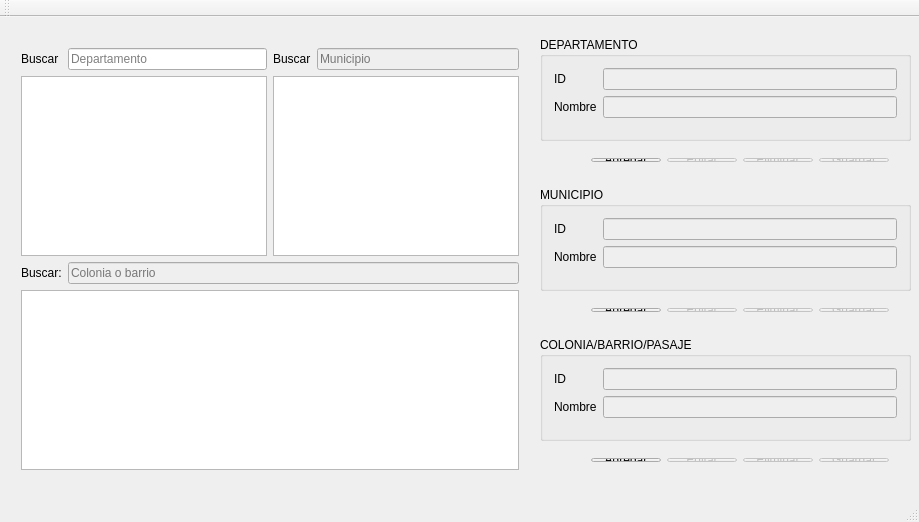
<?xml version="1.0" encoding="UTF-8"?>
<ui version="4.0">
 <class>MainWindow</class>
 <widget class="QMainWindow" name="MainWindow">
  <property name="geometry">
   <rect>
    <x>0</x>
    <y>0</y>
    <width>919</width>
    <height>522</height>
   </rect>
  </property>
  <property name="windowTitle">
   <string>Localidades</string>
  </property>
  <widget class="QWidget" name="centralWidget">
   <widget class="QGroupBox" name="groupBox">
    <property name="geometry">
     <rect>
      <x>540</x>
      <y>20</y>
      <width>371</width>
      <height>104</height>
     </rect>
    </property>
    <property name="title">
     <string>DEPARTAMENTO</string>
    </property>
    <layout class="QFormLayout" name="formLayout">
     <item row="0" column="0">
      <widget class="QLabel" name="label_4">
       <property name="text">
        <string>ID</string>
       </property>
      </widget>
     </item>
     <item row="0" column="1">
      <widget class="QLineEdit" name="id">
       <property name="enabled">
        <bool>false</bool>
       </property>
      </widget>
     </item>
     <item row="3" column="0">
      <widget class="QLabel" name="label_5">
       <property name="text">
        <string>Nombre</string>
       </property>
      </widget>
     </item>
     <item row="3" column="1">
      <widget class="QLineEdit" name="name">
       <property name="enabled">
        <bool>false</bool>
       </property>
      </widget>
     </item>
    </layout>
   </widget>
   <widget class="QWidget" name="layoutWidget">
    <property name="geometry">
     <rect>
      <x>10</x>
      <y>20</y>
      <width>520</width>
      <height>444</height>
     </rect>
    </property>
    <layout class="QGridLayout" name="gridLayout">
     <item row="0" column="0">
      <widget class="QLabel" name="label">
       <property name="text">
        <string>Buscar</string>
       </property>
      </widget>
     </item>
     <item row="0" column="1">
      <widget class="QLineEdit" name="searchDepartment">
       <property name="placeholderText">
        <string>Departamento</string>
       </property>
      </widget>
     </item>
     <item row="0" column="2">
      <widget class="QLabel" name="label_2">
       <property name="text">
        <string>Buscar</string>
       </property>
      </widget>
     </item>
     <item row="0" column="3">
      <widget class="QLineEdit" name="searchMunicipie">
       <property name="enabled">
        <bool>false</bool>
       </property>
       <property name="placeholderText">
        <string>Municipio</string>
       </property>
      </widget>
     </item>
     <item row="1" column="0" colspan="2">
      <widget class="QTableView" name="tableViewDepartments"/>
     </item>
     <item row="1" column="2" colspan="2">
      <widget class="QTableView" name="tableViewMunicipie"/>
     </item>
     <item row="2" column="0">
      <widget class="QLabel" name="label_3">
       <property name="text">
        <string>Buscar:</string>
       </property>
      </widget>
     </item>
     <item row="2" column="1" colspan="3">
      <widget class="QLineEdit" name="searchCol">
       <property name="enabled">
        <bool>false</bool>
       </property>
       <property name="text">
        <string/>
       </property>
       <property name="placeholderText">
        <string>Colonia o barrio</string>
       </property>
      </widget>
     </item>
     <item row="3" column="0" colspan="4">
      <widget class="QTableView" name="tableViewCol"/>
     </item>
    </layout>
   </widget>
   <widget class="QWidget" name="layoutWidget">
    <property name="geometry">
     <rect>
      <x>580</x>
      <y>130</y>
      <width>320</width>
      <height>26</height>
     </rect>
    </property>
    <layout class="QHBoxLayout" name="horizontalLayout">
     <item>
      <widget class="QPushButton" name="btnAdd">
       <property name="toolTip">
        <string>Nuevo</string>
       </property>
       <property name="text">
        <string>Agregar</string>
       </property>
       <property name="icon">
        <iconset>
         <normaloff>:/icons/Add/Add_16x16.png</normaloff>:/icons/Add/Add_16x16.png</iconset>
       </property>
      </widget>
     </item>
     <item>
      <widget class="QPushButton" name="btnEdit">
       <property name="enabled">
        <bool>false</bool>
       </property>
       <property name="toolTip">
        <string>Editar</string>
       </property>
       <property name="text">
        <string>Editar</string>
       </property>
       <property name="icon">
        <iconset>
         <normaloff>:/icons/Edit/Edit_16x16.png</normaloff>:/icons/Edit/Edit_16x16.png</iconset>
       </property>
      </widget>
     </item>
     <item>
      <widget class="QPushButton" name="btnDelete">
       <property name="enabled">
        <bool>false</bool>
       </property>
       <property name="toolTip">
        <string>Eliminar</string>
       </property>
       <property name="text">
        <string>Eliminar</string>
       </property>
       <property name="icon">
        <iconset>
         <normaloff>:/icons/Delete/Delete_16x16.png</normaloff>:/icons/Delete/Delete_16x16.png</iconset>
       </property>
      </widget>
     </item>
     <item>
      <widget class="QPushButton" name="btnSave">
       <property name="enabled">
        <bool>false</bool>
       </property>
       <property name="toolTip">
        <string>Eliminar</string>
       </property>
       <property name="text">
        <string>Guardar</string>
       </property>
       <property name="icon">
        <iconset>
         <normaloff>:/icons/Save/Save_16x16.png</normaloff>:/icons/Save/Save_16x16.png</iconset>
       </property>
      </widget>
     </item>
    </layout>
   </widget>
   <widget class="QGroupBox" name="groupBox_2">
    <property name="geometry">
     <rect>
      <x>540</x>
      <y>170</y>
      <width>371</width>
      <height>104</height>
     </rect>
    </property>
    <property name="title">
     <string>MUNICIPIO</string>
    </property>
    <layout class="QFormLayout" name="formLayout_2">
     <item row="0" column="0">
      <widget class="QLabel" name="label_6">
       <property name="text">
        <string>ID</string>
       </property>
      </widget>
     </item>
     <item row="0" column="1">
      <widget class="QLineEdit" name="idMun">
       <property name="enabled">
        <bool>false</bool>
       </property>
      </widget>
     </item>
     <item row="3" column="0">
      <widget class="QLabel" name="label_7">
       <property name="text">
        <string>Nombre</string>
       </property>
      </widget>
     </item>
     <item row="3" column="1">
      <widget class="QLineEdit" name="nameMun">
       <property name="enabled">
        <bool>false</bool>
       </property>
      </widget>
     </item>
    </layout>
   </widget>
   <widget class="QWidget" name="layoutWidget_2">
    <property name="geometry">
     <rect>
      <x>580</x>
      <y>280</y>
      <width>320</width>
      <height>26</height>
     </rect>
    </property>
    <layout class="QHBoxLayout" name="horizontalLayout_2">
     <item>
      <widget class="QPushButton" name="btnAddMun">
       <property name="toolTip">
        <string>Nuevo</string>
       </property>
       <property name="text">
        <string>Agregar</string>
       </property>
       <property name="icon">
        <iconset>
         <normaloff>:/icons/Add/Add_16x16.png</normaloff>:/icons/Add/Add_16x16.png</iconset>
       </property>
      </widget>
     </item>
     <item>
      <widget class="QPushButton" name="btnEditMun">
       <property name="enabled">
        <bool>false</bool>
       </property>
       <property name="toolTip">
        <string>Editar</string>
       </property>
       <property name="text">
        <string>Editar</string>
       </property>
       <property name="icon">
        <iconset>
         <normaloff>:/icons/Edit/Edit_16x16.png</normaloff>:/icons/Edit/Edit_16x16.png</iconset>
       </property>
      </widget>
     </item>
     <item>
      <widget class="QPushButton" name="btnDeleteMun">
       <property name="enabled">
        <bool>false</bool>
       </property>
       <property name="toolTip">
        <string>Eliminar</string>
       </property>
       <property name="text">
        <string>Eliminar</string>
       </property>
       <property name="icon">
        <iconset>
         <normaloff>:/icons/Delete/Delete_16x16.png</normaloff>:/icons/Delete/Delete_16x16.png</iconset>
       </property>
      </widget>
     </item>
     <item>
      <widget class="QPushButton" name="btnSaveMun">
       <property name="enabled">
        <bool>false</bool>
       </property>
       <property name="toolTip">
        <string>Eliminar</string>
       </property>
       <property name="text">
        <string>Guardar</string>
       </property>
       <property name="icon">
        <iconset>
         <normaloff>:/icons/Save/Save_16x16.png</normaloff>:/icons/Save/Save_16x16.png</iconset>
       </property>
      </widget>
     </item>
    </layout>
   </widget>
   <widget class="QGroupBox" name="groupBox_3">
    <property name="geometry">
     <rect>
      <x>540</x>
      <y>320</y>
      <width>371</width>
      <height>104</height>
     </rect>
    </property>
    <property name="title">
     <string>COLONIA/BARRIO/PASAJE</string>
    </property>
    <layout class="QFormLayout" name="formLayout_3">
     <item row="0" column="0">
      <widget class="QLabel" name="label_8">
       <property name="text">
        <string>ID</string>
       </property>
      </widget>
     </item>
     <item row="0" column="1">
      <widget class="QLineEdit" name="idCol">
       <property name="enabled">
        <bool>false</bool>
       </property>
      </widget>
     </item>
     <item row="3" column="0">
      <widget class="QLabel" name="label_9">
       <property name="text">
        <string>Nombre</string>
       </property>
      </widget>
     </item>
     <item row="3" column="1">
      <widget class="QLineEdit" name="nameCol">
       <property name="enabled">
        <bool>false</bool>
       </property>
      </widget>
     </item>
    </layout>
   </widget>
   <widget class="QWidget" name="layoutWidget_3">
    <property name="geometry">
     <rect>
      <x>580</x>
      <y>430</y>
      <width>320</width>
      <height>26</height>
     </rect>
    </property>
    <layout class="QHBoxLayout" name="horizontalLayout_3">
     <item>
      <widget class="QPushButton" name="btnAddCol">
       <property name="toolTip">
        <string>Nuevo</string>
       </property>
       <property name="text">
        <string>Agregar</string>
       </property>
       <property name="icon">
        <iconset>
         <normaloff>:/icons/Add/Add_16x16.png</normaloff>:/icons/Add/Add_16x16.png</iconset>
       </property>
      </widget>
     </item>
     <item>
      <widget class="QPushButton" name="btnEditCol">
       <property name="enabled">
        <bool>false</bool>
       </property>
       <property name="toolTip">
        <string>Editar</string>
       </property>
       <property name="text">
        <string>Editar</string>
       </property>
       <property name="icon">
        <iconset>
         <normaloff>:/icons/Edit/Edit_16x16.png</normaloff>:/icons/Edit/Edit_16x16.png</iconset>
       </property>
      </widget>
     </item>
     <item>
      <widget class="QPushButton" name="btnDeleteCol">
       <property name="enabled">
        <bool>false</bool>
       </property>
       <property name="toolTip">
        <string>Eliminar</string>
       </property>
       <property name="text">
        <string>Eliminar</string>
       </property>
       <property name="icon">
        <iconset>
         <normaloff>:/icons/Delete/Delete_16x16.png</normaloff>:/icons/Delete/Delete_16x16.png</iconset>
       </property>
      </widget>
     </item>
     <item>
      <widget class="QPushButton" name="btnSaveCol">
       <property name="enabled">
        <bool>false</bool>
       </property>
       <property name="toolTip">
        <string>Eliminar</string>
       </property>
       <property name="text">
        <string>Guardar</string>
       </property>
       <property name="icon">
        <iconset>
         <normaloff>:/icons/Save/Save_16x16.png</normaloff>:/icons/Save/Save_16x16.png</iconset>
       </property>
      </widget>
     </item>
    </layout>
   </widget>
  </widget>
  <widget class="QMenuBar" name="menuBar">
   <property name="geometry">
    <rect>
     <x>0</x>
     <y>0</y>
     <width>919</width>
     <height>21</height>
    </rect>
   </property>
  </widget>
  <widget class="QToolBar" name="mainToolBar">
   <attribute name="toolBarArea">
    <enum>TopToolBarArea</enum>
   </attribute>
   <attribute name="toolBarBreak">
    <bool>false</bool>
   </attribute>
  </widget>
  <widget class="QStatusBar" name="statusBar"/>
 </widget>
 <layoutdefault spacing="6" margin="11"/>
 <resources/>
 <connections/>
</ui>
